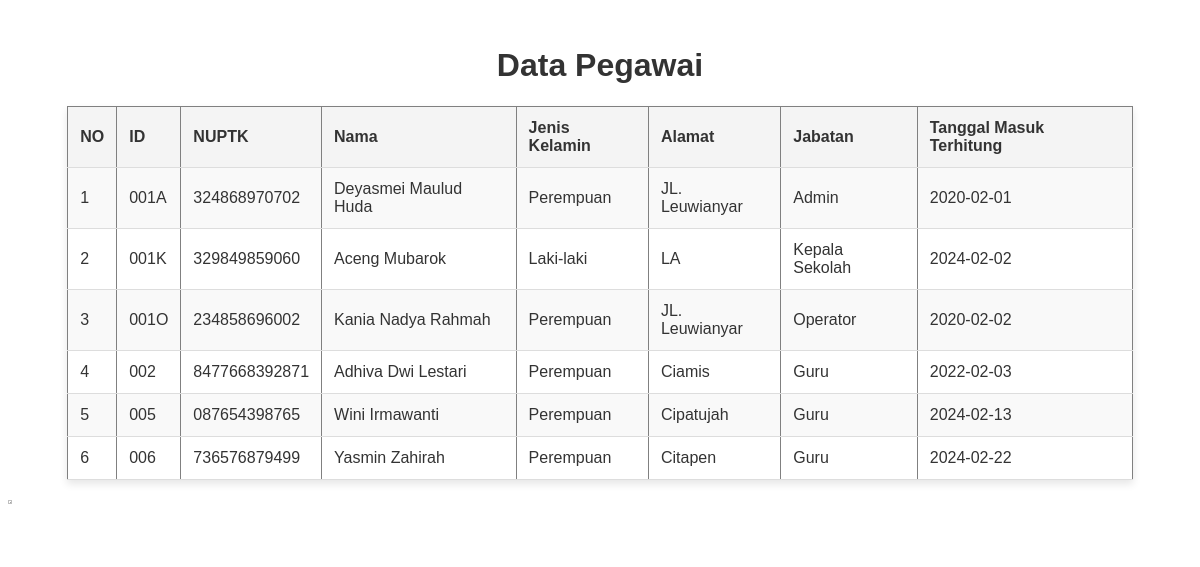
/p_pegawai.php, run on the app's committed database.
### tables this page shows
CREATE TABLE `pegawai` (
  `id` varchar(10) NOT NULL,
  `nuptk` varchar(20) NOT NULL,
  `nama` varchar(50) NOT NULL,
  `jk` varchar(15) NOT NULL,
  `alamat` varchar(50) NOT NULL,
  `jabatan` varchar(20) NOT NULL,
  `tmt` date NOT NULL
);

### p_pegawai.php (the view, shortened to what this page needs)
<head>
</head>
<div class="d-sm-flex align-items-center justify-content-between mb-4">
    <br>
    <h1 class="h3 mb-0 text-gray-800" align="center">Data Pegawai</h1>
</div>
<section id="services-list" class="services-list">
    <table border="1" align="center" class="table table-bordered table-hover table-striped" id="dataTable" width="90%">
        <tr>
            <th class="text-center">NO</th>
            <th class="text-center">ID</th>
            <th class="text-center">NUPTK</th>
            <th class="text-center">Nama</th>
            <th class="text-center">Jenis Kelamin</th>
            <th class="text-center">Alamat</th>
            <th class="text-center">Jabatan</th>
            <th class="text-center">Tanggal Masuk Terhitung</th>
        </tr>
        <?php
        include "koneksi.php";
        $query = mysqli_query($db, "SELECT * FROM pegawai");
        $no = 1;
        while ($data = mysqli_fetch_assoc($query)) {
        ?>
            <tr align="center">
                <td><?php echo $no++; ?></td>
                <td><?php echo $data['id']; ?></td>
                <td><?php echo $data['nuptk']; ?></td>
                <td><?php echo $data['nama']; ?></td>
                <td><?php echo $data['jk']; ?></td>
                <td><?php echo $data['alamat']; ?></td>
                <td><?php echo $data['jabatan']; ?></td>
                <td><?php echo $data['tmt']; ?></td>
            </tr>
        <?php
        }
        ?>
    </table>
    <a href="arsip.php" align="left"><img src="assets/img/back2.png" width="5%"></a>
    </body>

### p_pegawai.php (style rules this page uses)
table { width: 90%; border-collapse: collapse; margin-bottom: 20px; box-shadow: 0 4px 8px rgba(0, 0, 0, 0.1); }
th, td { padding: 12px; text-align: left; border-bottom: 1px solid #ddd; }
th { background-color: #f4f4f4; }
tr:nth-child(even) { background-color: #f9f9f9; }
h1, h2 { color: #333; }

### data on the page
pegawai: id "001A", nuptk "324868970702", nama "Deyasmei Maulud Huda", jk "Perempuan", alamat "JL. Leuwianyar", jabatan "Admin", tmt "2020-02-01"
pegawai: id "001K", nuptk "329849859060", nama "Aceng Mubarok", jk "Laki-laki", alamat "LA", jabatan "Kepala Sekolah", tmt "2024-02-02"
pegawai: id "001O", nuptk "234858696002", nama "Kania Nadya Rahmah", jk "Perempuan", alamat "JL. Leuwianyar", jabatan "Operator", tmt "2020-02-02"
pegawai: id "002", nuptk "8477668392871", nama "Adhiva Dwi Lestari", jk "Perempuan", alamat "Ciamis", jabatan "Guru", tmt "2022-02-03"
pegawai: id "005", nuptk "087654398765", nama "Wini Irmawanti", jk "Perempuan", alamat "Cipatujah", jabatan "Guru", tmt "2024-02-13"
pegawai: id "006", nuptk "736576879499", nama "Yasmin Zahirah", jk "Perempuan", alamat "Citapen", jabatan "Guru", tmt "2024-02-22"
